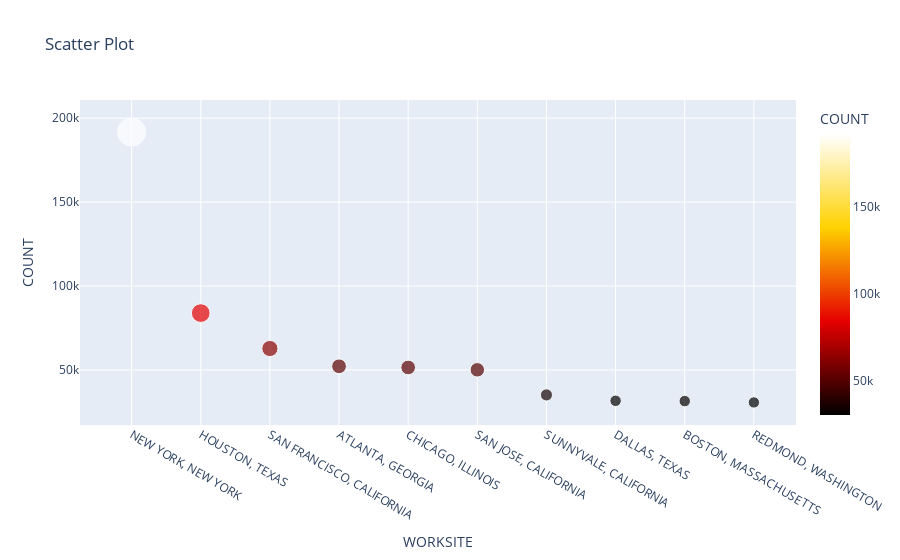

Notebook code cell kept with this figure:
### Code cell
pl=popular_location.head(10)
fig = px.scatter(pl, x='WORKSITE', y='COUNT', title='Scatter Plot',color='COUNT',size='COUNT',color_continuous_scale='Hot')
fig.show()

### Figure 1 — Plotly figure (JSON) as saved in the notebook; plotly's stock layout.template omitted (floating-point values rounded to 4 significant figures)
{"data": [{"hovertemplate": "WORKSITE=%{x}<br>COUNT=%{marker.color}<extra></extra>", "legendgroup": "", "marker": {"color": [191719, 83889, 62787, 52193, 51497, 50083, 35136, 31628, 31471, 30667], "coloraxis": "coloraxis", "size": [191719, 83889, 62787, 52193, 51497, 50083, 35136, 31628, 31471, 30667], "sizemode": "area", "sizeref": 479.3, "symbol": "circle"}, "mode": "markers", "name": "", "orientation": "v", "showlegend": false, "type": "scatter", "x": ["NEW YORK, NEW YORK", "HOUSTON, TEXAS", "SAN FRANCISCO, CALIFORNIA", "ATLANTA, GEORGIA", "CHICAGO, ILLINOIS", "SAN JOSE, CALIFORNIA", "SUNNYVALE, CALIFORNIA", "DALLAS, TEXAS", "BOSTON, MASSACHUSETTS", "REDMOND, WASHINGTON"], "xaxis": "x", "y": [191719, 83889, 62787, 52193, 51497, 50083, 35136, 31628, 31471, 30667], "yaxis": "y"}], "layout": {"autosize": true, "coloraxis": {"colorbar": {"title": {"text": "COUNT"}}, "colorscale": [[0, "rgb(0, 0, 0)"], [0.3333, "rgb(230,0,0)"], [0.6667, "rgb(255,210,0)"], [1, "rgb(255,255,255)"]]}, "legend": {"itemsizing": "constant", "tracegroupgap": 0}, "title": {"text": "Scatter Plot"}, "xaxis": {"anchor": "y", "autorange": true, "domain": [0, 1], "range": [-0.8585, 9.659], "title": {"text": "WORKSITE"}, "type": "category"}, "yaxis": {"anchor": "x", "autorange": true, "domain": [0, 1], "range": [6932.0, 234000.0], "title": {"text": "COUNT"}, "type": "linear"}}}
